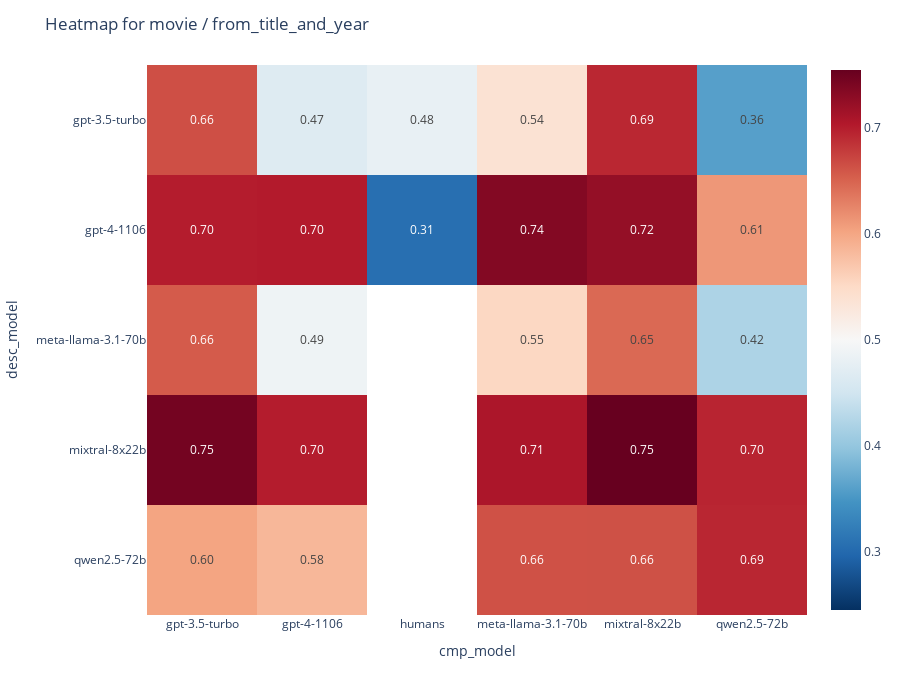
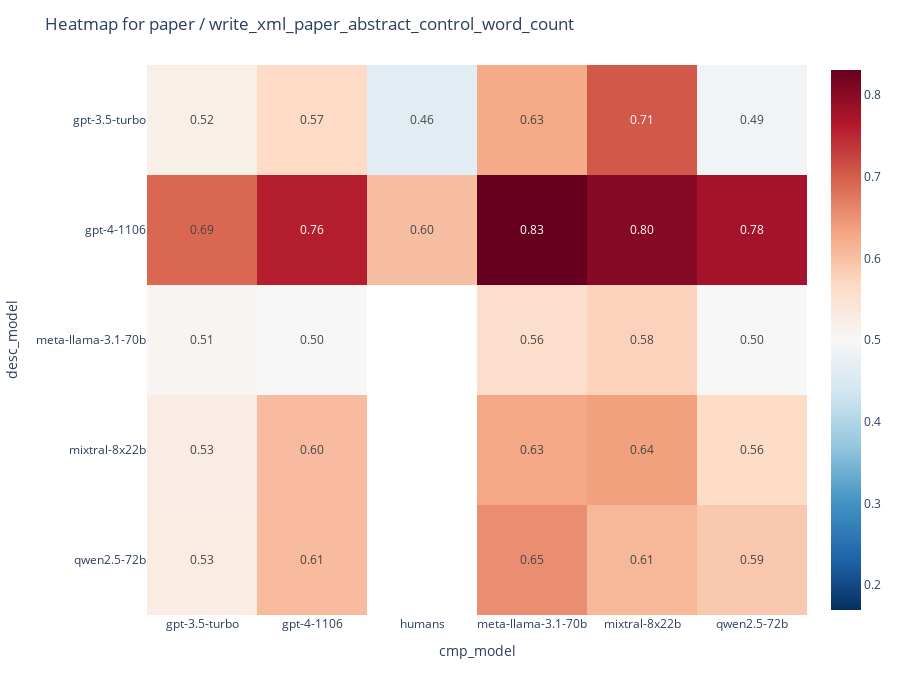
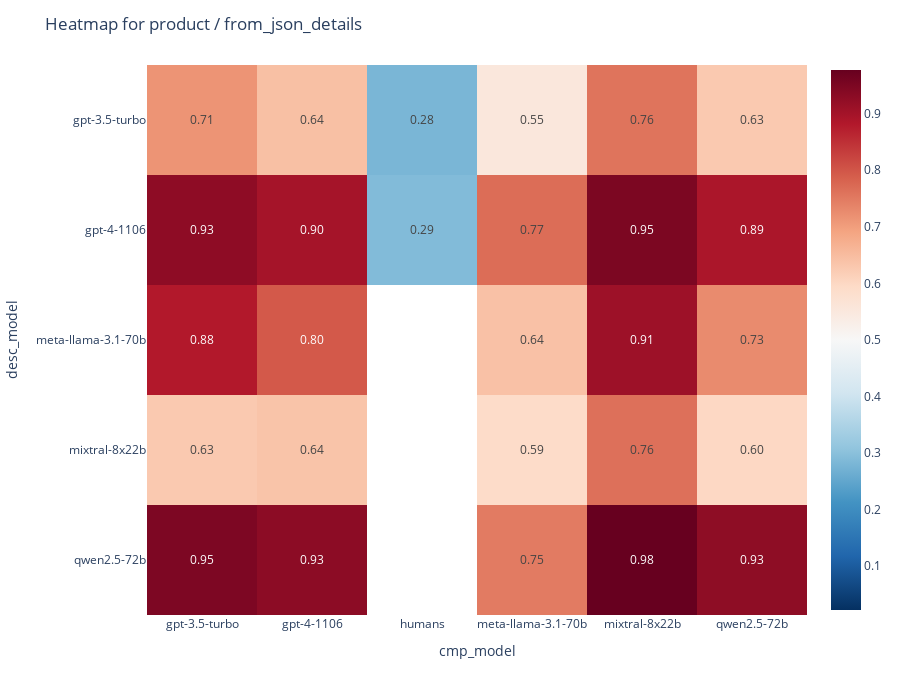
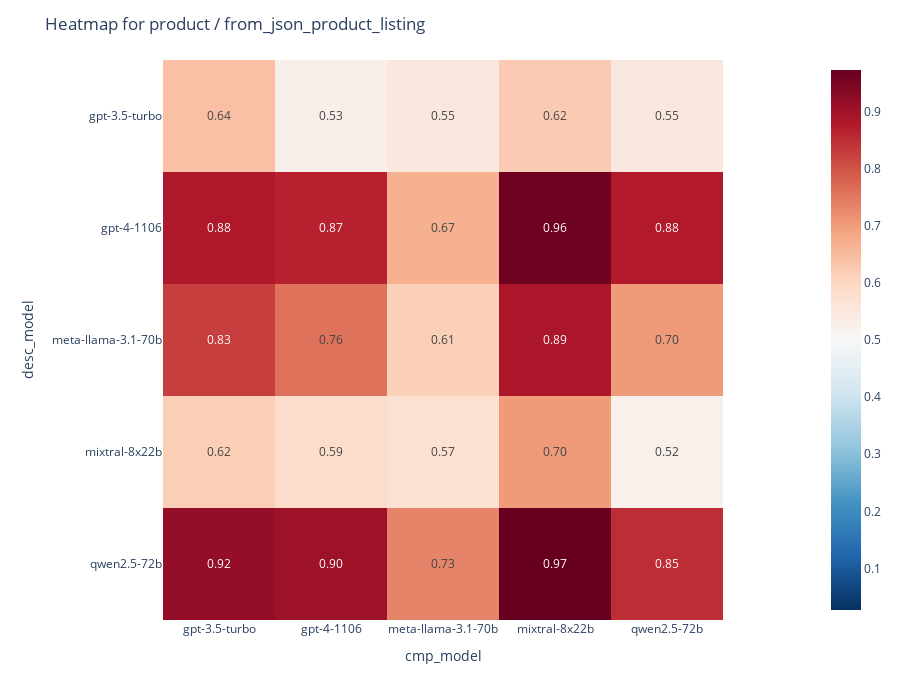

Notebook source saved alongside these figures, in order:
### Code cell
for name, ftype in list(df[["name", "ftype"]].value_counts().index):
    print(name, "/", ftype)
    d = df2[(df2.ftype == ftype) & (df2.name == name)]
    d = d.groupby(["desc_model", "cmp_model"], as_index=False).agg({"value": "mean"})

    tab = d.pivot(index="desc_model", columns="cmp_model", values="value")
    fig = px.imshow(
        tab,
        text_auto=".2f",
        color_continuous_scale="RdBu_r",
        height=700,
        color_continuous_midpoint=0.5,
    )
    fig.update_layout(
        plot_bgcolor="rgba(0, 0, 0, 0)", title=f"Heatmap for {name} / {ftype}"
    )
    fig.show()

### Figure 1 — Plotly figure (JSON) as saved in the notebook; plotly's stock layout.template omitted (floating-point values rounded to 4 significant figures)
{"data": [{"coloraxis": "coloraxis", "hovertemplate": "cmp_model: %{x}<br>desc_model: %{y}<br>color: %{z}<extra></extra>", "name": "0", "texttemplate": "%{z:.2f}", "type": "heatmap", "x": ["gpt-3.5-turbo", "gpt-4-1106", "humans", "meta-llama-3.1-70b", "mixtral-8x22b", "qwen2.5-72b"], "xaxis": "x", "y": ["gpt-3.5-turbo", "gpt-4-1106", "meta-llama-3.1-70b", "mixtral-8x22b", "qwen2.5-72b"], "yaxis": "y", "z": [[0.6649, 0.466, 0.48, 0.538, 0.6931, 0.3594], [0.7011, 0.7026, 0.3067, 0.736, 0.7241, 0.612], [0.6563, 0.488, null, 0.554, 0.646, 0.42], [0.746, 0.7008, null, 0.708, 0.755, 0.6954], [0.602, 0.5847, null, 0.6633, 0.6637, 0.694]]}], "layout": {"coloraxis": {"cmid": 0.5, "colorscale": [[0, "rgb(5,48,97)"], [0.1, "rgb(33,102,172)"], [0.2, "rgb(67,147,195)"], [0.3, "rgb(146,197,222)"], [0.4, "rgb(209,229,240)"], [0.5, "rgb(247,247,247)"], [0.6, "rgb(253,219,199)"], [0.7, "rgb(244,165,130)"], [0.8, "rgb(214,96,77)"], [0.9, "rgb(178,24,43)"], [1, "rgb(103,0,31)"]]}, "height": 700, "margin": {"t": 60}, "plot_bgcolor": "rgba(0, 0, 0, 0)", "title": {"text": "Heatmap for movie / from_title_and_year"}, "xaxis": {"anchor": "y", "constrain": "domain", "domain": [0, 1], "scaleanchor": "y", "title": {"text": "cmp_model"}}, "yaxis": {"anchor": "x", "autorange": "reversed", "constrain": "domain", "domain": [0, 1], "title": {"text": "desc_model"}}}}

### Figure 2 — Plotly figure (JSON) as saved in the notebook; plotly's stock layout.template omitted (floating-point values rounded to 4 significant figures)
{"data": [{"coloraxis": "coloraxis", "hovertemplate": "cmp_model: %{x}<br>desc_model: %{y}<br>color: %{z}<extra></extra>", "name": "0", "texttemplate": "%{z:.2f}", "type": "heatmap", "x": ["gpt-3.5-turbo", "gpt-4-1106", "humans", "meta-llama-3.1-70b", "mixtral-8x22b", "qwen2.5-72b"], "xaxis": "x", "y": ["gpt-3.5-turbo", "gpt-4-1106", "meta-llama-3.1-70b", "mixtral-8x22b", "qwen2.5-72b"], "yaxis": "y", "z": [[0.5196, 0.5658, 0.4618, 0.6265, 0.7055, 0.488], [0.6919, 0.7586, 0.6012, 0.8306, 0.8033, 0.7772], [0.5065, 0.5, null, 0.5591, 0.5769, 0.5], [0.526, 0.6048, null, 0.629, 0.6359, 0.5645], [0.5276, 0.6059, null, 0.6541, 0.6099, 0.5892]]}], "layout": {"coloraxis": {"cmid": 0.5, "colorscale": [[0, "rgb(5,48,97)"], [0.1, "rgb(33,102,172)"], [0.2, "rgb(67,147,195)"], [0.3, "rgb(146,197,222)"], [0.4, "rgb(209,229,240)"], [0.5, "rgb(247,247,247)"], [0.6, "rgb(253,219,199)"], [0.7, "rgb(244,165,130)"], [0.8, "rgb(214,96,77)"], [0.9, "rgb(178,24,43)"], [1, "rgb(103,0,31)"]]}, "height": 700, "margin": {"t": 60}, "plot_bgcolor": "rgba(0, 0, 0, 0)", "title": {"text": "Heatmap for paper / write_xml_paper_abstract_control_word_count"}, "xaxis": {"anchor": "y", "constrain": "domain", "domain": [0, 1], "scaleanchor": "y", "title": {"text": "cmp_model"}}, "yaxis": {"anchor": "x", "autorange": "reversed", "constrain": "domain", "domain": [0, 1], "title": {"text": "desc_model"}}}}

### Figure 3 — Plotly figure (JSON) as saved in the notebook; plotly's stock layout.template omitted (floating-point values rounded to 4 significant figures)
{"data": [{"coloraxis": "coloraxis", "hovertemplate": "cmp_model: %{x}<br>desc_model: %{y}<br>color: %{z}<extra></extra>", "name": "0", "texttemplate": "%{z:.2f}", "type": "heatmap", "x": ["gpt-3.5-turbo", "gpt-4-1106", "humans", "meta-llama-3.1-70b", "mixtral-8x22b", "qwen2.5-72b"], "xaxis": "x", "y": ["gpt-3.5-turbo", "gpt-4-1106", "meta-llama-3.1-70b", "mixtral-8x22b", "qwen2.5-72b"], "yaxis": "y", "z": [[0.7143, 0.6438, 0.2804, 0.5545, 0.7591, 0.6273], [0.9278, 0.8981, 0.2897, 0.7682, 0.95, 0.8909], [0.8818, 0.7955, null, 0.6409, 0.9091, 0.7273], [0.6273, 0.6364, null, 0.5909, 0.7636, 0.6], [0.9488, 0.9306, null, 0.7489, 0.9773, 0.9273]]}], "layout": {"coloraxis": {"cmid": 0.5, "colorscale": [[0, "rgb(5,48,97)"], [0.1, "rgb(33,102,172)"], [0.2, "rgb(67,147,195)"], [0.3, "rgb(146,197,222)"], [0.4, "rgb(209,229,240)"], [0.5, "rgb(247,247,247)"], [0.6, "rgb(253,219,199)"], [0.7, "rgb(244,165,130)"], [0.8, "rgb(214,96,77)"], [0.9, "rgb(178,24,43)"], [1, "rgb(103,0,31)"]]}, "height": 700, "margin": {"t": 60}, "plot_bgcolor": "rgba(0, 0, 0, 0)", "title": {"text": "Heatmap for product / from_json_details"}, "xaxis": {"anchor": "y", "constrain": "domain", "domain": [0, 1], "scaleanchor": "y", "title": {"text": "cmp_model"}}, "yaxis": {"anchor": "x", "autorange": "reversed", "constrain": "domain", "domain": [0, 1], "title": {"text": "desc_model"}}}}

### Figure 4 — Plotly figure (JSON) as saved in the notebook; plotly's stock layout.template omitted (floating-point values rounded to 4 significant figures)
{"data": [{"coloraxis": "coloraxis", "hovertemplate": "cmp_model: %{x}<br>desc_model: %{y}<br>color: %{z}<extra></extra>", "name": "0", "texttemplate": "%{z:.2f}", "type": "heatmap", "x": ["gpt-3.5-turbo", "gpt-4-1106", "meta-llama-3.1-70b", "mixtral-8x22b", "qwen2.5-72b"], "xaxis": "x", "y": ["gpt-3.5-turbo", "gpt-4-1106", "meta-llama-3.1-70b", "mixtral-8x22b", "qwen2.5-72b"], "yaxis": "y", "z": [[0.6416, 0.5261, 0.55, 0.6227, 0.55], [0.882, 0.8676, 0.6682, 0.9636, 0.8773], [0.8265, 0.7591, 0.6136, 0.8864, 0.7045], [0.6182, 0.5864, 0.5727, 0.7045, 0.5227], [0.9171, 0.9037, 0.7339, 0.9727, 0.85]]}], "layout": {"coloraxis": {"cmid": 0.5, "colorscale": [[0, "rgb(5,48,97)"], [0.1, "rgb(33,102,172)"], [0.2, "rgb(67,147,195)"], [0.3, "rgb(146,197,222)"], [0.4, "rgb(209,229,240)"], [0.5, "rgb(247,247,247)"], [0.6, "rgb(253,219,199)"], [0.7, "rgb(244,165,130)"], [0.8, "rgb(214,96,77)"], [0.9, "rgb(178,24,43)"], [1, "rgb(103,0,31)"]]}, "height": 700, "margin": {"t": 60}, "plot_bgcolor": "rgba(0, 0, 0, 0)", "title": {"text": "Heatmap for product / from_json_product_listing"}, "xaxis": {"anchor": "y", "constrain": "domain", "domain": [0, 1], "scaleanchor": "y", "title": {"text": "cmp_model"}}, "yaxis": {"anchor": "x", "autorange": "reversed", "constrain": "domain", "domain": [0, 1], "title": {"text": "desc_model"}}}}
